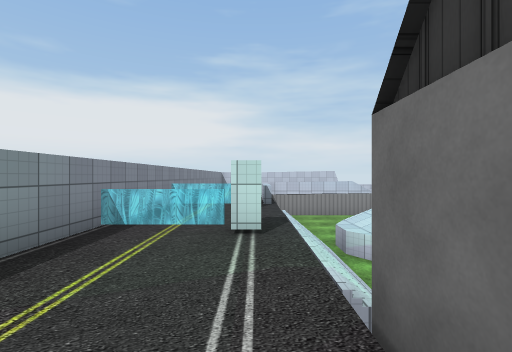
[1] (above)

22 first-person views from a walk through a 3-D level made in the Unity game engine. The camera is 1.5 m above the floor, looks level and sees 85° across. The floor is counted in squares, 2 m on a side. Each view is taken from the middle of a square. On the plan, view 1 faces up. The plan holds only what a view shows up to about 10 squares ahead; the rest is blank. Some surface patterns are stand-ins.

[2]
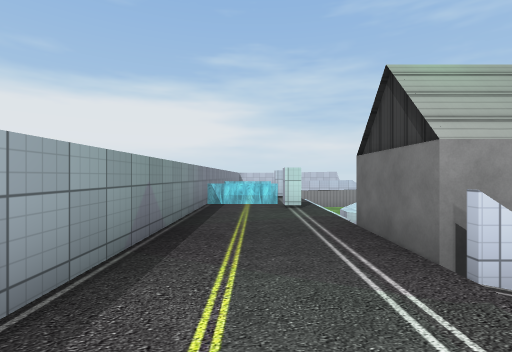

[3]
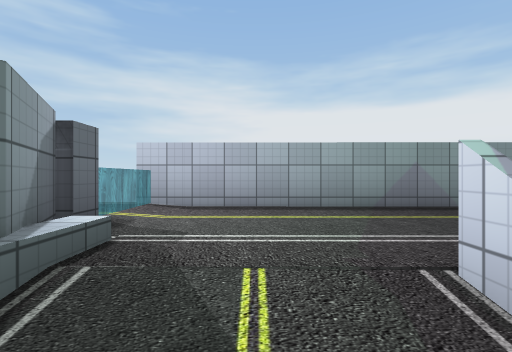

[4]
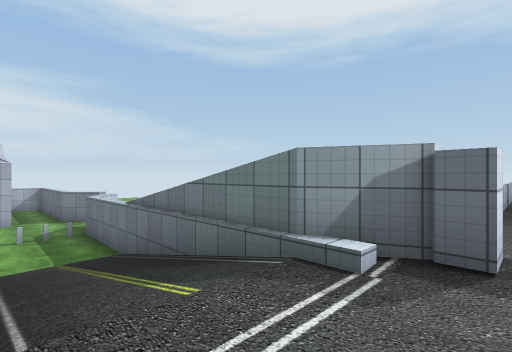

[5]
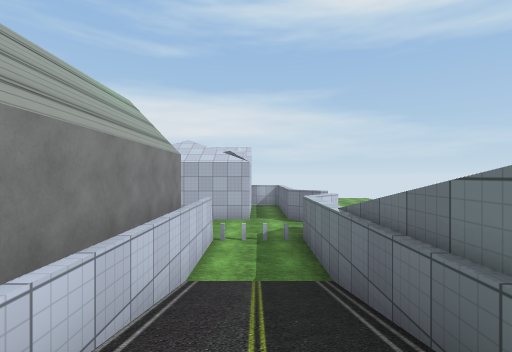

[6]
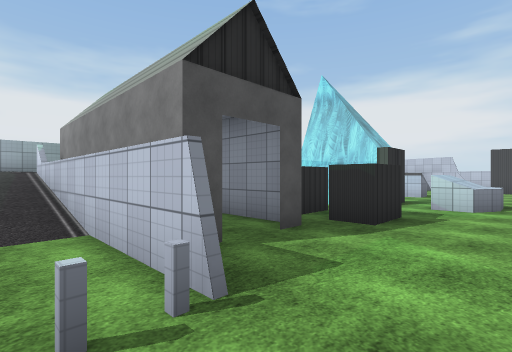

[7]
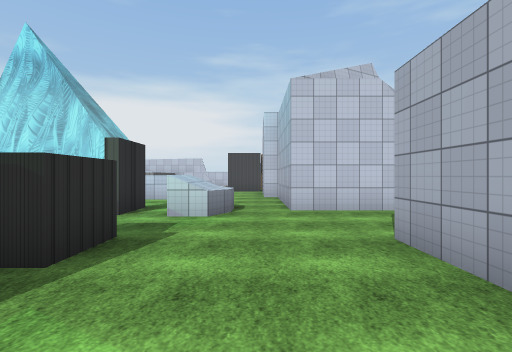

[8]
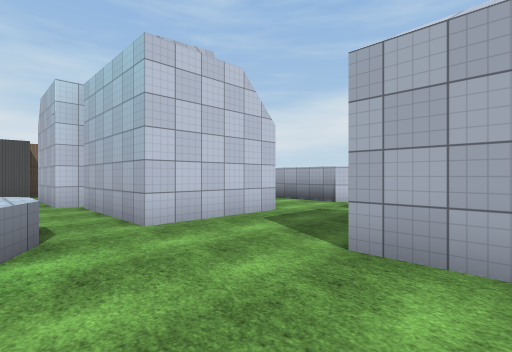

[9]
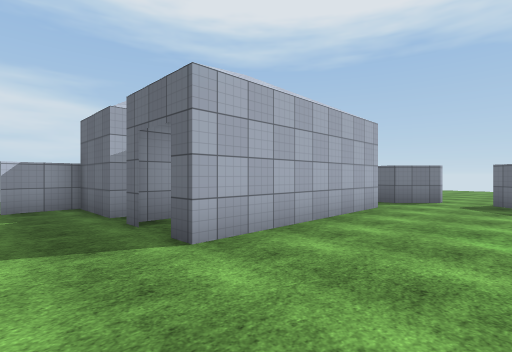

[10]
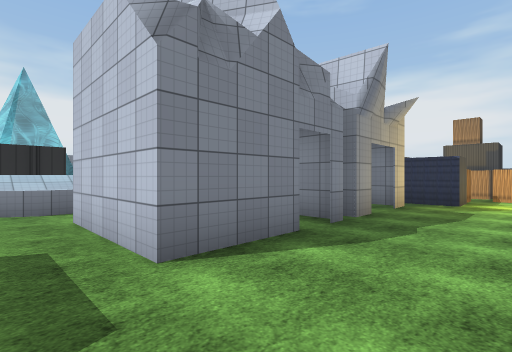

[11]
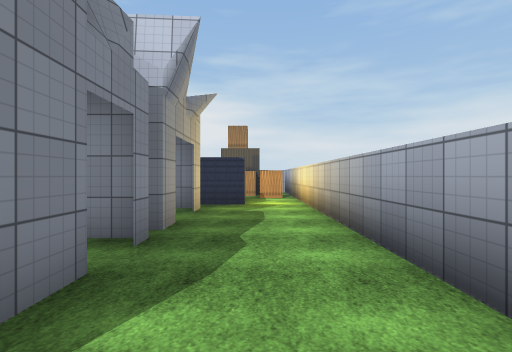

[12]
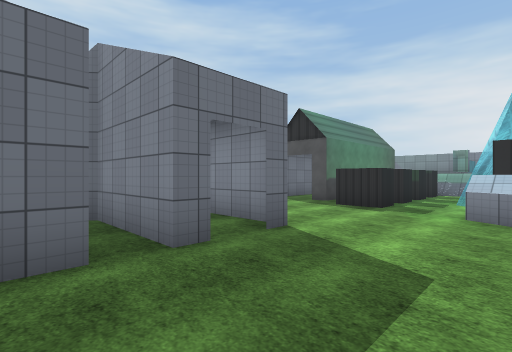

[13]
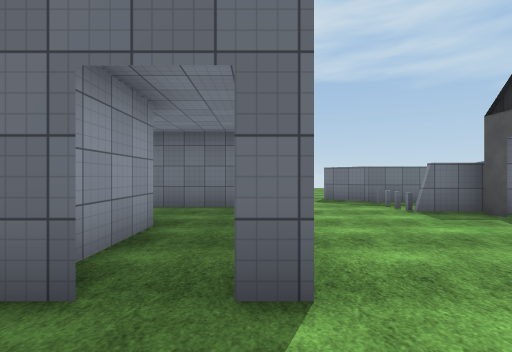

[14]
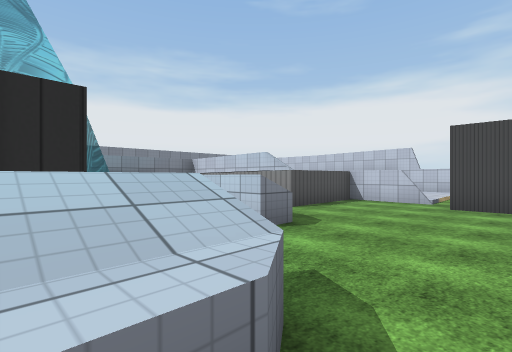

[15]
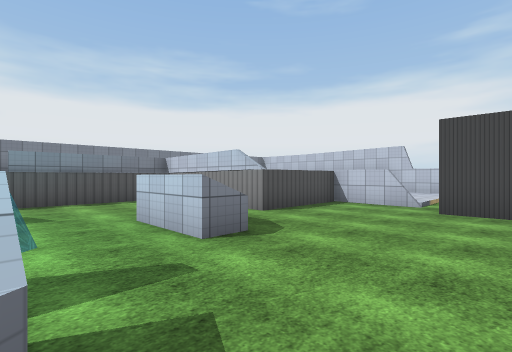

[16]
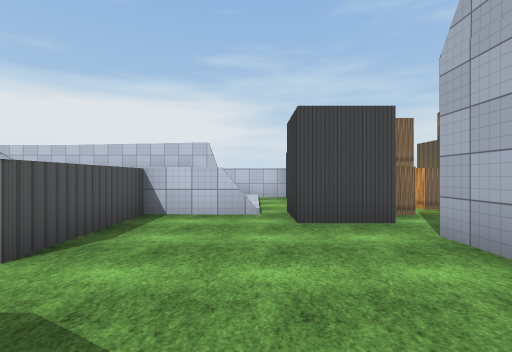

[17]
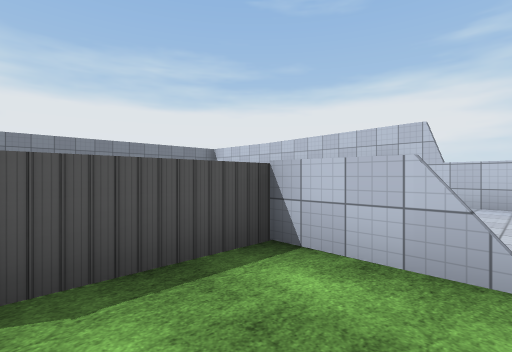

[18]
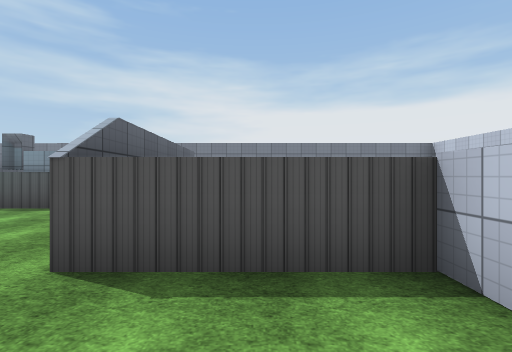

[19]
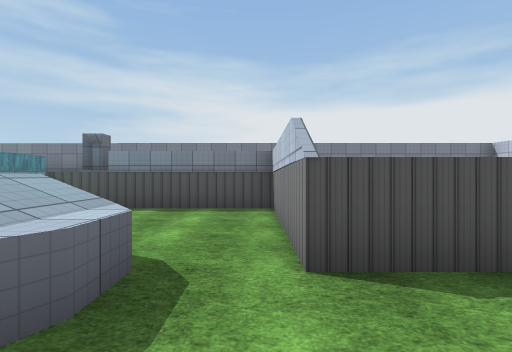

[20]
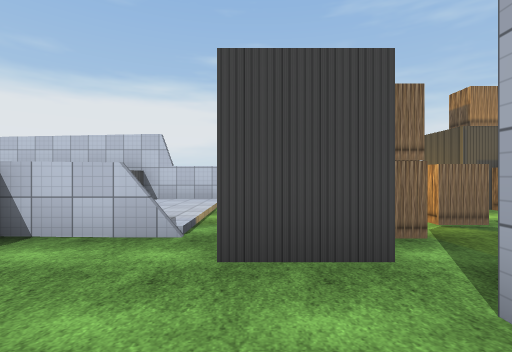

[21]
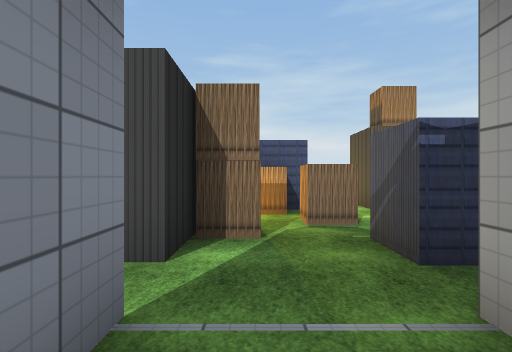

[22]
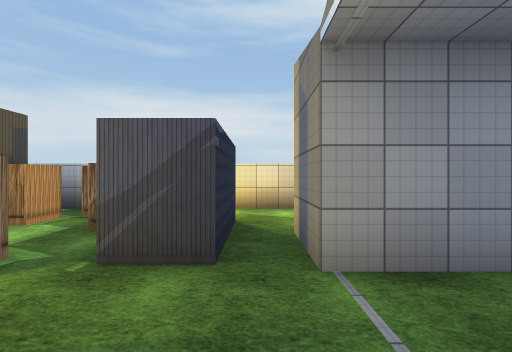

### Floor plan
Key: @ floor where view 1 was taken; # wall or solid block; x gap in a wall; . main floor; : floor 0.25 m higher than the main floor; + floor 1.75 m higher than the main floor; / step, stairs or slope; = window, fence, low wall or low ledge; ^ raised ledge.
Columns run from 3 left of view 1 to 16 right of it. Each row starts with its distance up from view 1.
 19  ###########
 18  #       ::     ##
 17  #       ::  ##..##
 16  #       ::  ##..##
 15  #      ##x###..#..=
 14  #      /..##..##..=
 13  #     x/..........=
 12  # ==###/...#..#...=
 11  # ^........#..#...=
 10  #+^....^...####...=
  9  #+^....^^...####..=
  8  #+^.........#  #..=
  7 ####.^^  ..^.#  #..=
  6 #+++/^^  #.^.####..#
  5 #+++/.   ..........
  4 ####/..............=
  3 #+++/= ##.#...#x###
  2 #+++## ####...#.#
  1 #+++#    #....#.#
  0 #++@#    # ...#..
 -1 #+++#######...#..
 -2 #+++////......####
 -3 ##+#########..#
 -4  +##       #x##
 -5   +         ..
 -6   +         ..
 -7   +         ..
 -8   =
 -9   +=
-10    x
-11    =

Where each view was taken, in squares from view 1:
view 1: 0 up, 0 right, facing up
view 2: 3 down, 1 left, facing up
view 3: 2 down, 2 right, facing left
view 4: 1 down, 1 left, facing down-right
view 5: 2 down, 1 right, facing right
view 6: 2 down, 9 right, facing up-left
view 7: 0 up, 9 right, facing up
view 8: 2 up, 8 right, facing up-right
view 9: 5 up, 8 right, facing down-right
view 10: 5 up, 15 right, facing up-left
view 11: 6 up, 14 right, facing up
view 12: 6 up, 14 right, facing down-left
view 13: 5 up, 11 right, facing down
view 14: 6 up, 9 right, facing up-left
view 15: 7 up, 9 right, facing up-left
view 16: 9 up, 7 right, facing up
view 17: 12 up, 7 right, facing up-left
view 18: 13 up, 7 right, facing left
view 19: 11 up, 7 right, facing left
view 20: 11 up, 8 right, facing up
view 21: 11 up, 10 right, facing up
view 22: 13 up, 9 right, facing right
